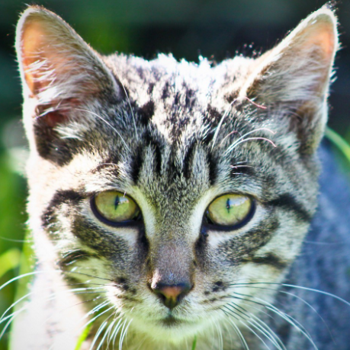
#> input picture BasicPython/图片距离/Pic1.png, 350 x 350 px
$ python dist.py   (older library calls are emulated)
#> lines starting #> are read from the running program, lines starting #| are printed output that depends on the picture; long printed decimals are rounded
import numpy as np
import matplotlib.pyplot as plt

from PIL import Image
from skimage.metrics import structural_similarity as ssim


img1 = Image.open('Pic1.png')
#> img1 is the input picture: PIL image 350x350 RGB; mean R, G, B 127.6, 137.5, 128.3
img2 = Image.open('Pic2.png')
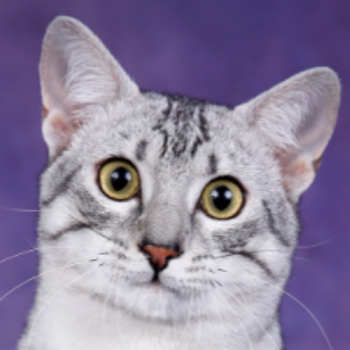
#> input picture BasicPython/图片距离/Pic2.png, 350 x 350 px
#> img2 is the input picture: PIL image 350x350 RGB; mean R, G, B 140.3, 129.5, 157.1
img3 = Image.open('Pic3.png')
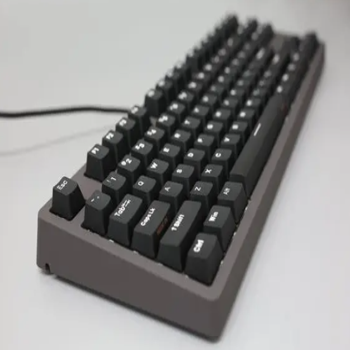
#> input picture BasicPython/图片距离/Pic3.png, 350 x 350 px
#> img3 is the input picture: PIL image 350x350 RGB; mean R, G, B 143.6, 143.2, 142.5

img1 = img1.resize((350,350),Image.BICUBIC)
img2 = img2.resize((350,350),Image.BICUBIC)
img3 = img3.resize((350,350),Image.BICUBIC)

# img1.save("Pic1.png")
# img2.save("Pic2.png")
# img3.save("Pic3.png")

print(img1.size)
#| (350, 350)
print(img2.size)
#| (350, 350)
print(img3.size)
#| (350, 350)


def showImage():
    plt.subplots_adjust(wspace=0.5, hspace=0.5)
    plt.subplot(131)
    plt.imshow(img1)
    plt.subplot(132)
    plt.imshow(img2)
    plt.subplot(133)
    plt.imshow(img3)
    plt.show()
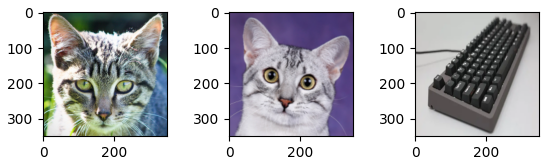
#> figure drawn by matplotlib, 3 panels


def getDist():
    _img1 = np.array(img1)
    _img2 = np.array(img2)
    _img3 = np.array(img3)
    # dist_12 = np.linalg.norm((_img1 - _img2)/255, ord = 1)
    # dist_13 = np.linalg.norm((_img1 - _img3)/255, ord = 1)
    dist_12 = ssim(_img1, _img2, multichannel=True)
#> dist_12 = 0.201
    dist_13 = ssim(_img1, _img3, multichannel=True)
#> dist_13 = 0.163
    print("dist_12 = ", dist_12)
#| dist_12 =  0.2012
    print("dist_13 = ", dist_13)
#| dist_13 =  0.1625


if __name__ == '__main__':
    # 这份代码主要是用来测试两张图片的相似程度, 最初使用了欧式距离,实验结果
    # 发现使用欧式距离测出虎猫与埃及猫的距离, 竟然大于虎猫与键盘的距离, 对于自行构造的
    # 二维与三维数据集来说, 高维欧式距离并没有太大的问题, 但对图片来说, 可能会出现高维诅咒,
    # 想象一个马蹄形的空间, 里面三个坐标的位置欧式距离仅仅是距离! 因而改用了SSIM算法代替高维欧氏距离!
    showImage()
    getDist()
